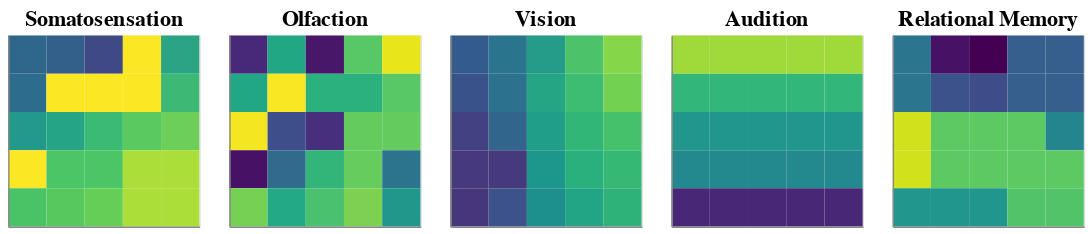

This figure's notebook cell:
### Code cell
save_som_plot(args.experiment_name, modality_list, args)

### Figure 1 — Vega-Lite specification as saved in the notebook (floating-point values rounded to 4 significant figures)
{"config": {"view": {"continuousWidth": 300, "continuousHeight": 300}}, "hconcat": [{"data": {"name": "data-619d2891fe9c8354b15da6d837a2d574"}, "mark": {"type": "rect", "height": 28, "stroke": null, "strokeWidth": 0, "width": 28}, "encoding": {"color": {"field": "z", "legend": null, "scale": null, "type": "nominal"}, "x": {"axis": {"labels": false, "ticks": false, "title": null}, "field": "x", "scale": {"paddingInner": 0}, "type": "ordinal"}, "y": {"axis": {"labels": false, "ticks": false, "title": null}, "field": "y", "scale": {"paddingInner": 0}, "type": "ordinal"}}, "height": 140, "title": {"text": "Somatosensation", "anchor": "middle", "fontSize": 16}, "width": 140}, {"data": {"name": "data-904778d678ccbb41eb8ff5b499a0273c"}, "mark": {"type": "rect", "height": 28, "stroke": null, "strokeWidth": 0, "width": 28}, "encoding": {"color": {"field": "z", "legend": null, "scale": {"domain": [0, 4095], "scheme": "viridis"}, "type": "quantitative"}, "x": {"axis": {"labels": false, "ticks": false, "title": null}, "field": "x", "scale": {"paddingInner": 0}, "type": "ordinal"}, "y": {"axis": {"labels": false, "ticks": false, "title": null}, "field": "y", "scale": {"paddingInner": 0}, "type": "ordinal"}}, "height": 140, "title": {"text": "Olfaction", "anchor": "middle", "fontSize": 16}, "width": 140}, {"data": {"name": "data-b553ec7e1511b2f08e5848b09d822a9e"}, "mark": {"type": "rect", "height": 28, "stroke": null, "strokeWidth": 0, "width": 28}, "encoding": {"color": {"field": "z", "legend": null, "scale": null, "type": "nominal"}, "x": {"axis": {"labels": false, "ticks": false, "title": null}, "field": "x", "scale": {"paddingInner": 0}, "type": "ordinal"}, "y": {"axis": {"labels": false, "ticks": false, "title": null}, "field": "y", "scale": {"paddingInner": 0}, "type": "ordinal"}}, "height": 140, "title": {"text": "Vision", "anchor": "middle", "fontSize": 16}, "width": 140}, {"data": {"name": "data-997dbf1d97b3aaba5f649bc2d6ff95ff"}, "mark": {"type": "rect", "height": 28, "stroke": null, "strokeWidth": 0, "width": 28}, "encoding": {"color": {"field": "z", "legend": null, "scale": {"domain": [0, 2040], "scheme": "viridis"}, "type": "quantitative"}, "x": {"axis": {"labels": false, "ticks": false, "title": null}, "field": "x", "scale": {"paddingInner": 0}, "type": "ordinal"}, "y": {"axis": {"labels": false, "ticks": false, "title": null}, "field": "y", "scale": {"paddingInner": 0}, "type": "ordinal"}}, "height": 140, "title": {"text": "Audition", "anchor": "middle", "fontSize": 16}, "width": 140}, {"data": {"name": "data-ba95474759ffb7bc17aaa4eff1deed12"}, "mark": {"type": "rect", "height": 28, "stroke": null, "strokeWidth": 0, "width": 28}, "encoding": {"color": {"field": "z", "legend": null, "scale": {"domain": [0, 44], "scheme": "viridis"}, "type": "quantitative"}, "x": {"axis": {"labels": false, "ticks": false, "title": null}, "field": "x", "scale": {"paddingInner": 0}, "type": "ordinal"}, "y": {"axis": {"labels": false, "ticks": false, "title": null}, "field": "y", "scale": {"paddingInner": 0}, "type": "ordinal"}}, "height": 140, "title": {"text": "Relational Memory", "anchor": "middle", "fontSize": 16}, "width": 140}], "resolve": {"scale": {"color": "independent"}}, "$schema": "https://vega.github.io/schema/vega-lite/v5.20.1.json", "datasets": {"data-619d2891fe9c8354b15da6d837a2d574": [{"y": 0, "x": 0, "c_raw": [7, 7], "z": "#2f678c"}, {"y": 0, "x": 1, "c_raw": [8, 6], "z": "#335f8b"}, {"y": 0, "x": 2, "c_raw": [12, 4], "z": "#3f4a85"}, {"y": 0, "x": 3, "c_raw": [0, 31], "z": "#fce725"}, {"y": 0, "x": 4, "c_raw": [2, 15], "z": "#2ba483"}, {"y": 1, "x": 0, "c_raw": [8, 8], "z": "#2d6c8d"}, {"y": 1, "x": 1, "c_raw": [0, 31], "z": "#fce725"}, {"y": 1, "x": 2, "c_raw": [0, 31], "z": "#fce725"}, {"y": 1, "x": 3, "c_raw": [0, 31], "z": "#fce725"}, {"y": 1, "x": 4, "c_raw": [3, 19], "z": "#3db975"}, {"y": 2, "x": 0, "c_raw": [12, 16], "z": "#22998a"}, {"y": 2, "x": 1, "c_raw": [12, 18], "z": "#25a585"}, {"y": 2, "x": 2, "c_raw": [12, 22], "z": "#39bb73"}, {"y": 2, "x": 3, "c_raw": [8, 24], "z": "#5aca60"}, {"y": 2, "x": 4, "c_raw": [4, 24], "z": "#6bcf5a"}, {"y": 3, "x": 0, "c_raw": [0, 31], "z": "#fce725"}, {"y": 3, "x": 1, "c_raw": [12, 24], "z": "#4cc566"}, {"y": 3, "x": 2, "c_raw": [12, 24], "z": "#4cc566"}, {"y": 3, "x": 3, "c_raw": [4, 28], "z": "#abde38"}, {"y": 3, "x": 4, "c_raw": [4, 28], "z": "#abde38"}, {"y": 4, "x": 0, "c_raw": [20, 26], "z": "#4ac366"}, {"y": 4, "x": 1, "c_raw": [16, 26], "z": "#56c85e"}, {"y": 4, "x": 2, "c_raw": [12, 26], "z": "#65ce56"}, {"y": 4, "x": 3, "c_raw": [4, 28], "z": "#abde38"}, {"y": 4, "x": 4, "c_raw": [4, 28], "z": "#abde38"}], "data-904778d678ccbb41eb8ff5b499a0273c": [{"y": 0, "x": 0, "c_raw": [454, 0], "z": 454}, {"y": 0, "x": 1, "c_raw": [2444, 0], "z": 2444}, {"y": 0, "x": 2, "c_raw": [237, 0], "z": 237}, {"y": 0, "x": 3, "c_raw": [3034, 0], "z": 3034}, {"y": 0, "x": 4, "c_raw": [3950, 0], "z": 3950}, {"y": 1, "x": 0, "c_raw": [2444, 0], "z": 2444}, {"y": 1, "x": 1, "c_raw": [4070, 0], "z": 4070}, {"y": 1, "x": 2, "c_raw": [2607, 0], "z": 2607}, {"y": 1, "x": 3, "c_raw": [2607, 0], "z": 2607}, {"y": 1, "x": 4, "c_raw": [3034, 0], "z": 3034}, {"y": 2, "x": 0, "c_raw": [4032, 0], "z": 4032}, {"y": 2, "x": 1, "c_raw": [954, 0], "z": 954}, {"y": 2, "x": 2, "c_raw": [547, 0], "z": 547}, {"y": 2, "x": 3, "c_raw": [3126, 0], "z": 3126}, {"y": 2, "x": 4, "c_raw": [3126, 0], "z": 3126}, {"y": 3, "x": 0, "c_raw": [185, 0], "z": 185}, {"y": 3, "x": 1, "c_raw": [1412, 0], "z": 1412}, {"y": 3, "x": 2, "c_raw": [2700, 0], "z": 2700}, {"y": 3, "x": 3, "c_raw": [3134, 0], "z": 3134}, {"y": 3, "x": 4, "c_raw": [1547, 0], "z": 1547}, {"y": 4, "x": 0, "c_raw": [3243, 0], "z": 3243}, {"y": 4, "x": 1, "c_raw": [2470, 0], "z": 2470}, {"y": 4, "x": 2, "c_raw": [2913, 0], "z": 2913}, {"y": 4, "x": 3, "c_raw": [3288, 0], "z": 3288}, {"y": 4, "x": 4, "c_raw": [2159, 0], "z": 2159}], "data-b553ec7e1511b2f08e5848b09d822a9e": [{"y": 0, "x": 0, "c_raw": [30, 30], "z": "#335b8b"}, {"y": 0, "x": 1, "c_raw": [45, 60], "z": "#2a758d"}, {"y": 0, "x": 2, "c_raw": [60, 105], "z": "#259c89"}, {"y": 0, "x": 3, "c_raw": [45, 150], "z": "#4cc36a"}, {"y": 0, "x": 4, "c_raw": [45, 180], "z": "#85d648"}, {"y": 1, "x": 0, "c_raw": [60, 30], "z": "#395388"}, {"y": 1, "x": 1, "c_raw": [60, 60], "z": "#2c718d"}, {"y": 1, "x": 2, "c_raw": [75, 120], "z": "#26a585"}, {"y": 1, "x": 3, "c_raw": [75, 150], "z": "#3dbd71"}, {"y": 1, "x": 4, "c_raw": [75, 180], "z": "#72d150"}, {"y": 2, "x": 0, "c_raw": [120, 30], "z": "#434281"}, {"y": 2, "x": 1, "c_raw": [105, 60], "z": "#32658c"}, {"y": 2, "x": 2, "c_raw": [105, 120], "z": "#209e89"}, {"y": 2, "x": 3, "c_raw": [105, 150], "z": "#31b677"}, {"y": 2, "x": 4, "c_raw": [105, 165], "z": "#44c16a"}, {"y": 3, "x": 0, "c_raw": [150, 30], "z": "#463a7c"}, {"y": 3, "x": 1, "c_raw": [150, 30], "z": "#463a7c"}, {"y": 3, "x": 2, "c_raw": [135, 120], "z": "#1d978c"}, {"y": 3, "x": 3, "c_raw": [135, 150], "z": "#29b07d"}, {"y": 3, "x": 4, "c_raw": [150, 165], "z": "#35b874"}, {"y": 4, "x": 0, "c_raw": [165, 30], "z": "#47367a"}, {"y": 4, "x": 1, "c_raw": [180, 60], "z": "#3b5388"}, {"y": 4, "x": 2, "c_raw": [165, 120], "z": "#1d908e"}, {"y": 4, "x": 3, "c_raw": [180, 150], "z": "#22a584"}, {"y": 4, "x": 4, "c_raw": [180, 165], "z": "#2eb27a"}], "data-997dbf1d97b3aaba5f649bc2d6ff95ff": [{"y": 0, "x": 0, "c_raw": [1750, 0], "z": 1750}, {"y": 0, "x": 1, "c_raw": [1750, 0], "z": 1750}, {"y": 0, "x": 2, "c_raw": [1750, 0], "z": 1750}, {"y": 0, "x": 3, "c_raw": [1750, 0], "z": 1750}, {"y": 0, "x": 4, "c_raw": [1750, 0], "z": 1750}, {"y": 1, "x": 0, "c_raw": [1350, 0], "z": 1350}, {"y": 1, "x": 1, "c_raw": [1350, 0], "z": 1350}, {"y": 1, "x": 2, "c_raw": [1350, 0], "z": 1350}, {"y": 1, "x": 3, "c_raw": [1350, 0], "z": 1350}, {"y": 1, "x": 4, "c_raw": [1350, 0], "z": 1350}, {"y": 2, "x": 0, "c_raw": [1070, 0], "z": 1070}, {"y": 2, "x": 1, "c_raw": [1070, 0], "z": 1070}, {"y": 2, "x": 2, "c_raw": [1070, 0], "z": 1070}, {"y": 2, "x": 3, "c_raw": [1070, 0], "z": 1070}, {"y": 2, "x": 4, "c_raw": [1070, 0], "z": 1070}, {"y": 3, "x": 0, "c_raw": [960, 0], "z": 960}, {"y": 3, "x": 1, "c_raw": [960, 0], "z": 960}, {"y": 3, "x": 2, "c_raw": [960, 0], "z": 960}, {"y": 3, "x": 3, "c_raw": [960, 0], "z": 960}, {"y": 3, "x": 4, "c_raw": [960, 0], "z": 960}, {"y": 4, "x": 0, "c_raw": [220, 0], "z": 220}, {"y": 4, "x": 1, "c_raw": [220, 0], "z": 220}, {"y": 4, "x": 2, "c_raw": [220, 0], "z": 220}, {"y": 4, "x": 3, "c_raw": [220, 0], "z": 220}, {"y": 4, "x": 4, "c_raw": [220, 0], "z": 220}], "data-ba95474759ffb7bc17aaa4eff1deed12": [{"y": 0, "x": 0, "c_raw": [17, 0], "z": 17}, {"y": 0, "x": 1, "c_raw": [2, 0], "z": 2}, {"y": 0, "x": 2, "c_raw": [0, 0], "z": 0}, {"y": 0, "x": 3, "c_raw": [13, 0], "z": 13}, {"y": 0, "x": 4, "c_raw": [13, 0], "z": 13}, {"y": 1, "x": 0, "c_raw": [17, 0], "z": 17}, {"y": 1, "x": 1, "c_raw": [11, 0], "z": 11}, {"y": 1, "x": 2, "c_raw": [10, 0], "z": 10}, {"y": 1, "x": 3, "c_raw": [13, 0], "z": 13}, {"y": 1, "x": 4, "c_raw": [13, 0], "z": 13}, {"y": 2, "x": 0, "c_raw": [41, 0], "z": 41}, {"y": 2, "x": 1, "c_raw": [33, 0], "z": 33}, {"y": 2, "x": 2, "c_raw": [33, 0], "z": 33}, {"y": 2, "x": 3, "c_raw": [33, 0], "z": 33}, {"y": 2, "x": 4, "c_raw": [20, 0], "z": 20}, {"y": 3, "x": 0, "c_raw": [41, 0], "z": 41}, {"y": 3, "x": 1, "c_raw": [33, 0], "z": 33}, {"y": 3, "x": 2, "c_raw": [33, 0], "z": 33}, {"y": 3, "x": 3, "c_raw": [33, 0], "z": 33}, {"y": 3, "x": 4, "c_raw": [33, 0], "z": 33}, {"y": 4, "x": 0, "c_raw": [23, 0], "z": 23}, {"y": 4, "x": 1, "c_raw": [23, 0], "z": 23}, {"y": 4, "x": 2, "c_raw": [23, 0], "z": 23}, {"y": 4, "x": 3, "c_raw": [32, 0], "z": 32}, {"y": 4, "x": 4, "c_raw": [32, 0], "z": 32}]}}
